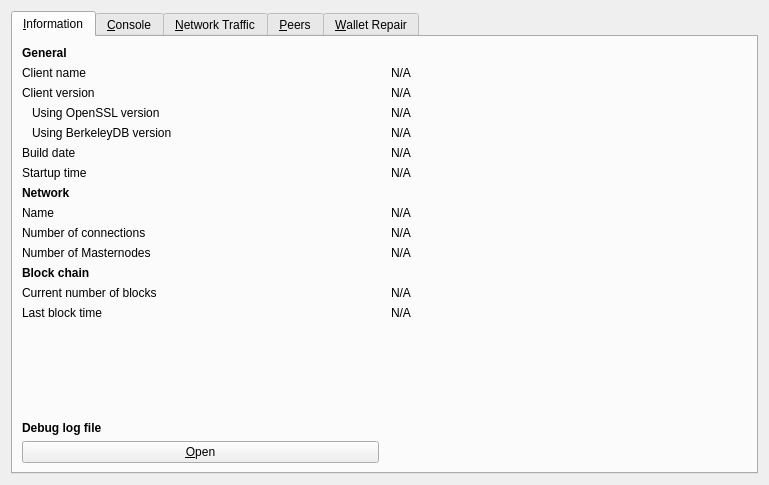
<?xml version="1.0" encoding="UTF-8"?>
<ui version="4.0">
 <class>RPCConsole</class>
 <widget class="QDialog" name="RPCConsole">
  <property name="geometry">
   <rect>
    <x>0</x>
    <y>0</y>
    <width>769</width>
    <height>485</height>
   </rect>
  </property>
  <property name="windowTitle">
   <string>Tools window</string>
  </property>
  <layout class="QVBoxLayout" name="verticalLayout_2">
   <item>
    <widget class="QTabWidget" name="tabWidget">
     <property name="currentIndex">
      <number>0</number>
     </property>
     <widget class="QWidget" name="tab_info">
      <attribute name="title">
       <string>&amp;Information</string>
      </attribute>
      <layout class="QGridLayout" name="gridLayout" columnstretch="0,0">
       <property name="horizontalSpacing">
        <number>12</number>
       </property>
       <item row="11" column="0">
        <widget class="QLabel" name="blockchainHeader">
         <property name="font">
          <font>
           <weight>75</weight>
           <bold>true</bold>
          </font>
         </property>
         <property name="text">
          <string>Block chain</string>
         </property>
        </widget>
       </item>
       <item row="10" column="1">
        <widget class="QLabel" name="masternodeCount">
         <property name="text">
          <string>N/A</string>
         </property>
        </widget>
       </item>
       <item row="1" column="1">
        <widget class="QLabel" name="clientName">
         <property name="cursor">
          <cursorShape>IBeamCursor</cursorShape>
         </property>
         <property name="text">
          <string>N/A</string>
         </property>
         <property name="textFormat">
          <enum>Qt::PlainText</enum>
         </property>
         <property name="textInteractionFlags">
          <set>Qt::LinksAccessibleByMouse|Qt::TextSelectableByKeyboard|Qt::TextSelectableByMouse</set>
         </property>
        </widget>
       </item>
       <item row="0" column="0">
        <widget class="QLabel" name="generalHeader">
         <property name="font">
          <font>
           <weight>75</weight>
           <bold>true</bold>
          </font>
         </property>
         <property name="text">
          <string>General</string>
         </property>
        </widget>
       </item>
       <item row="1" column="0">
        <widget class="QLabel" name="clientNameLabel">
         <property name="text">
          <string>Client name</string>
         </property>
        </widget>
       </item>
       <item row="3" column="1">
        <widget class="QLabel" name="openSSLVersion">
         <property name="cursor">
          <cursorShape>IBeamCursor</cursorShape>
         </property>
         <property name="text">
          <string>N/A</string>
         </property>
         <property name="textFormat">
          <enum>Qt::PlainText</enum>
         </property>
         <property name="textInteractionFlags">
          <set>Qt::LinksAccessibleByMouse|Qt::TextSelectableByKeyboard|Qt::TextSelectableByMouse</set>
         </property>
        </widget>
       </item>
       <item row="5" column="0">
        <widget class="QLabel" name="buildDateLabel">
         <property name="text">
          <string>Build date</string>
         </property>
        </widget>
       </item>
       <item row="9" column="0">
        <widget class="QLabel" name="numberOfConnectionsLabel">
         <property name="text">
          <string>Number of connections</string>
         </property>
        </widget>
       </item>
       <item row="4" column="1">
        <widget class="QLabel" name="berkeleyDBVersion">
         <property name="cursor">
          <cursorShape>IBeamCursor</cursorShape>
         </property>
         <property name="text">
          <string>N/A</string>
         </property>
         <property name="textFormat">
          <enum>Qt::PlainText</enum>
         </property>
         <property name="textInteractionFlags">
          <set>Qt::LinksAccessibleByMouse|Qt::TextSelectableByKeyboard|Qt::TextSelectableByMouse</set>
         </property>
        </widget>
       </item>
       <item row="6" column="0">
        <widget class="QLabel" name="startupTimeLabel">
         <property name="text">
          <string>Startup time</string>
         </property>
        </widget>
       </item>
       <item row="9" column="1">
        <widget class="QLabel" name="numberOfConnections">
         <property name="cursor">
          <cursorShape>IBeamCursor</cursorShape>
         </property>
         <property name="text">
          <string>N/A</string>
         </property>
         <property name="textFormat">
          <enum>Qt::PlainText</enum>
         </property>
         <property name="textInteractionFlags">
          <set>Qt::LinksAccessibleByMouse|Qt::TextSelectableByKeyboard|Qt::TextSelectableByMouse</set>
         </property>
        </widget>
       </item>
       <item row="12" column="0">
        <widget class="QLabel" name="numberOfBlocksLabel">
         <property name="text">
          <string>Current number of blocks</string>
         </property>
        </widget>
       </item>
       <item row="12" column="1">
        <widget class="QLabel" name="numberOfBlocks">
         <property name="cursor">
          <cursorShape>IBeamCursor</cursorShape>
         </property>
         <property name="text">
          <string>N/A</string>
         </property>
         <property name="textFormat">
          <enum>Qt::PlainText</enum>
         </property>
         <property name="textInteractionFlags">
          <set>Qt::LinksAccessibleByMouse|Qt::TextSelectableByKeyboard|Qt::TextSelectableByMouse</set>
         </property>
        </widget>
       </item>
       <item row="13" column="0">
        <widget class="QLabel" name="lastBlockTimeLabel">
         <property name="text">
          <string>Last block time</string>
         </property>
        </widget>
       </item>
       <item row="16" column="0">
        <widget class="QPushButton" name="openDebugLogfileButton">
         <property name="toolTip">
          <string>Open the DarkNet debug log file from the current data directory. This can take a few seconds for large log files.</string>
         </property>
         <property name="text">
          <string>&amp;Open</string>
         </property>
         <property name="autoDefault">
          <bool>false</bool>
         </property>
        </widget>
       </item>
       <item row="15" column="0">
        <widget class="QLabel" name="debugLogFileHeader">
         <property name="font">
          <font>
           <weight>75</weight>
           <bold>true</bold>
          </font>
         </property>
         <property name="text">
          <string>Debug log file</string>
         </property>
        </widget>
       </item>
       <item row="14" column="0">
        <spacer name="verticalSpacer_2">
         <property name="orientation">
          <enum>Qt::Vertical</enum>
         </property>
         <property name="sizeHint" stdset="0">
          <size>
           <width>20</width>
           <height>20</height>
          </size>
         </property>
        </spacer>
       </item>
       <item row="13" column="1">
        <widget class="QLabel" name="lastBlockTime">
         <property name="cursor">
          <cursorShape>IBeamCursor</cursorShape>
         </property>
         <property name="text">
          <string>N/A</string>
         </property>
         <property name="textFormat">
          <enum>Qt::PlainText</enum>
         </property>
         <property name="textInteractionFlags">
          <set>Qt::LinksAccessibleByMouse|Qt::TextSelectableByKeyboard|Qt::TextSelectableByMouse</set>
         </property>
        </widget>
       </item>
       <item row="2" column="0">
        <widget class="QLabel" name="clientVersionLabel">
         <property name="text">
          <string>Client version</string>
         </property>
        </widget>
       </item>
       <item row="2" column="1">
        <widget class="QLabel" name="clientVersion">
         <property name="cursor">
          <cursorShape>IBeamCursor</cursorShape>
         </property>
         <property name="text">
          <string>N/A</string>
         </property>
         <property name="textFormat">
          <enum>Qt::PlainText</enum>
         </property>
         <property name="textInteractionFlags">
          <set>Qt::LinksAccessibleByMouse|Qt::TextSelectableByKeyboard|Qt::TextSelectableByMouse</set>
         </property>
        </widget>
       </item>
       <item row="7" column="0">
        <widget class="QLabel" name="networkHeader">
         <property name="font">
          <font>
           <weight>75</weight>
           <bold>true</bold>
          </font>
         </property>
         <property name="text">
          <string>Network</string>
         </property>
        </widget>
       </item>
       <item row="8" column="0">
        <widget class="QLabel" name="networkNameLabel">
         <property name="text">
          <string>Name</string>
         </property>
        </widget>
       </item>
       <item row="6" column="1">
        <widget class="QLabel" name="startupTime">
         <property name="cursor">
          <cursorShape>IBeamCursor</cursorShape>
         </property>
         <property name="text">
          <string>N/A</string>
         </property>
         <property name="textFormat">
          <enum>Qt::PlainText</enum>
         </property>
         <property name="textInteractionFlags">
          <set>Qt::LinksAccessibleByMouse|Qt::TextSelectableByKeyboard|Qt::TextSelectableByMouse</set>
         </property>
        </widget>
       </item>
       <item row="3" column="0">
        <widget class="QLabel" name="openSSLVersionLabel">
         <property name="text">
          <string>Using OpenSSL version</string>
         </property>
         <property name="indent">
          <number>10</number>
         </property>
        </widget>
       </item>
       <item row="8" column="1">
        <widget class="QLabel" name="networkName">
         <property name="cursor">
          <cursorShape>IBeamCursor</cursorShape>
         </property>
         <property name="text">
          <string>N/A</string>
         </property>
         <property name="textFormat">
          <enum>Qt::PlainText</enum>
         </property>
         <property name="textInteractionFlags">
          <set>Qt::LinksAccessibleByMouse|Qt::TextSelectableByKeyboard|Qt::TextSelectableByMouse</set>
         </property>
        </widget>
       </item>
       <item row="10" column="0">
        <widget class="QLabel" name="masternodeCountLabel">
         <property name="text">
          <string>Number of Masternodes</string>
         </property>
        </widget>
       </item>
       <item row="5" column="1">
        <widget class="QLabel" name="buildDate">
         <property name="cursor">
          <cursorShape>IBeamCursor</cursorShape>
         </property>
         <property name="text">
          <string>N/A</string>
         </property>
         <property name="textFormat">
          <enum>Qt::PlainText</enum>
         </property>
         <property name="textInteractionFlags">
          <set>Qt::LinksAccessibleByMouse|Qt::TextSelectableByKeyboard|Qt::TextSelectableByMouse</set>
         </property>
        </widget>
       </item>
       <item row="4" column="0">
        <widget class="QLabel" name="berkeleyDBVersionLabel">
         <property name="text">
          <string>Using BerkeleyDB version</string>
         </property>
         <property name="indent">
          <number>10</number>
         </property>
        </widget>
       </item>
      </layout>
     </widget>
     <widget class="QWidget" name="tab_console">
      <attribute name="title">
       <string>&amp;Console</string>
      </attribute>
      <layout class="QVBoxLayout" name="verticalLayout_3">
       <property name="spacing">
        <number>3</number>
       </property>
       <item>
        <widget class="QTextEdit" name="messagesWidget">
         <property name="minimumSize">
          <size>
           <width>0</width>
           <height>100</height>
          </size>
         </property>
         <property name="readOnly">
          <bool>true</bool>
         </property>
         <property name="tabKeyNavigation" stdset="0">
          <bool>false</bool>
         </property>
         <property name="columnCount" stdset="0">
          <number>2</number>
         </property>
        </widget>
       </item>
       <item>
        <layout class="QHBoxLayout" name="horizontalLayout">
         <property name="spacing">
          <number>3</number>
         </property>
         <item>
          <widget class="QLabel" name="label">
           <property name="text">
            <string notr="true">&gt;</string>
           </property>
          </widget>
         </item>
         <item>
          <widget class="QLineEdit" name="lineEdit"/>
         </item>
         <item>
          <widget class="QPushButton" name="clearButton">
           <property name="maximumSize">
            <size>
             <width>24</width>
             <height>24</height>
            </size>
           </property>
           <property name="toolTip">
            <string>Clear console</string>
           </property>
           <property name="text">
            <string/>
           </property>
           <property name="icon">
            <iconset resource="../katana.qrc">
             <normaloff>:/icons/remove</normaloff>:/icons/remove</iconset>
           </property>
           <property name="shortcut">
            <string notr="true">Ctrl+L</string>
           </property>
           <property name="autoDefault">
            <bool>false</bool>
           </property>
          </widget>
         </item>
        </layout>
       </item>
      </layout>
     </widget>
     <widget class="QWidget" name="tab_nettraffic">
      <attribute name="title">
       <string>&amp;Network Traffic</string>
      </attribute>
      <layout class="QHBoxLayout" name="horizontalLayout_3">
       <item>
        <layout class="QVBoxLayout" name="verticalLayout_4">
         <item>
          <widget class="TrafficGraphWidget" name="trafficGraph" native="true">
           <property name="sizePolicy">
            <sizepolicy hsizetype="Expanding" vsizetype="Expanding">
             <horstretch>0</horstretch>
             <verstretch>0</verstretch>
            </sizepolicy>
           </property>
          </widget>
         </item>
         <item>
          <layout class="QHBoxLayout" name="horizontalLayout_2">
           <item>
            <widget class="QSlider" name="sldGraphRange">
             <property name="minimum">
              <number>1</number>
             </property>
             <property name="maximum">
              <number>288</number>
             </property>
             <property name="pageStep">
              <number>12</number>
             </property>
             <property name="value">
              <number>6</number>
             </property>
             <property name="orientation">
              <enum>Qt::Horizontal</enum>
             </property>
            </widget>
           </item>
           <item>
            <widget class="QLabel" name="lblGraphRange">
             <property name="minimumSize">
              <size>
               <width>100</width>
               <height>0</height>
              </size>
             </property>
             <property name="alignment">
              <set>Qt::AlignCenter</set>
             </property>
            </widget>
           </item>
           <item>
            <widget class="QPushButton" name="btnClearTrafficGraph">
             <property name="text">
              <string>&amp;Clear</string>
             </property>
             <property name="autoDefault">
              <bool>false</bool>
             </property>
            </widget>
           </item>
          </layout>
         </item>
        </layout>
       </item>
       <item>
        <layout class="QVBoxLayout" name="verticalLayout">
         <item>
          <widget class="QGroupBox" name="groupBox">
           <property name="title">
            <string>Totals</string>
           </property>
           <layout class="QVBoxLayout" name="verticalLayout_5">
            <item>
             <layout class="QHBoxLayout" name="horizontalLayout_4">
              <item>
               <widget class="Line" name="line">
                <property name="sizePolicy">
                 <sizepolicy hsizetype="Fixed" vsizetype="Fixed">
                  <horstretch>0</horstretch>
                  <verstretch>0</verstretch>
                 </sizepolicy>
                </property>
                <property name="minimumSize">
                 <size>
                  <width>10</width>
                  <height>0</height>
                 </size>
                </property>
                <property name="palette">
                 <palette>
                  <active>
                   <colorrole role="Light">
                    <brush brushstyle="SolidPattern">
                     <color alpha="255">
                      <red>0</red>
                      <green>255</green>
                      <blue>0</blue>
                     </color>
                    </brush>
                   </colorrole>
                  </active>
                  <inactive>
                   <colorrole role="Light">
                    <brush brushstyle="SolidPattern">
                     <color alpha="255">
                      <red>0</red>
                      <green>255</green>
                      <blue>0</blue>
                     </color>
                    </brush>
                   </colorrole>
                  </inactive>
                  <disabled>
                   <colorrole role="Light">
                    <brush brushstyle="SolidPattern">
                     <color alpha="255">
                      <red>0</red>
                      <green>255</green>
                      <blue>0</blue>
                     </color>
                    </brush>
                   </colorrole>
                  </disabled>
                 </palette>
                </property>
                <property name="orientation">
                 <enum>Qt::Horizontal</enum>
                </property>
               </widget>
              </item>
              <item>
               <widget class="QLabel" name="label_16">
                <property name="text">
                 <string>Received</string>
                </property>
               </widget>
              </item>
              <item>
               <widget class="QLabel" name="lblBytesIn">
                <property name="minimumSize">
                 <size>
                  <width>50</width>
                  <height>0</height>
                 </size>
                </property>
                <property name="alignment">
                 <set>Qt::AlignRight|Qt::AlignTrailing|Qt::AlignVCenter</set>
                </property>
               </widget>
              </item>
             </layout>
            </item>
            <item>
             <layout class="QHBoxLayout" name="horizontalLayout_5">
              <item>
               <widget class="Line" name="line_2">
                <property name="sizePolicy">
                 <sizepolicy hsizetype="Fixed" vsizetype="Fixed">
                  <horstretch>0</horstretch>
                  <verstretch>0</verstretch>
                 </sizepolicy>
                </property>
                <property name="minimumSize">
                 <size>
                  <width>10</width>
                  <height>0</height>
                 </size>
                </property>
                <property name="palette">
                 <palette>
                  <active>
                   <colorrole role="Light">
                    <brush brushstyle="SolidPattern">
                     <color alpha="255">
                      <red>255</red>
                      <green>0</green>
                      <blue>0</blue>
                     </color>
                    </brush>
                   </colorrole>
                  </active>
                  <inactive>
                   <colorrole role="Light">
                    <brush brushstyle="SolidPattern">
                     <color alpha="255">
                      <red>255</red>
                      <green>0</green>
                      <blue>0</blue>
                     </color>
                    </brush>
                   </colorrole>
                  </inactive>
                  <disabled>
                   <colorrole role="Light">
                    <brush brushstyle="SolidPattern">
                     <color alpha="255">
                      <red>255</red>
                      <green>0</green>
                      <blue>0</blue>
                     </color>
                    </brush>
                   </colorrole>
                  </disabled>
                 </palette>
                </property>
                <property name="orientation">
                 <enum>Qt::Horizontal</enum>
                </property>
               </widget>
              </item>
              <item>
               <widget class="QLabel" name="label_17">
                <property name="text">
                 <string>Sent</string>
                </property>
               </widget>
              </item>
              <item>
               <widget class="QLabel" name="lblBytesOut">
                <property name="minimumSize">
                 <size>
                  <width>50</width>
                  <height>0</height>
                 </size>
                </property>
                <property name="alignment">
                 <set>Qt::AlignRight|Qt::AlignTrailing|Qt::AlignVCenter</set>
                </property>
               </widget>
              </item>
             </layout>
            </item>
            <item>
             <spacer name="verticalSpacer_4">
              <property name="orientation">
               <enum>Qt::Vertical</enum>
              </property>
              <property name="sizeHint" stdset="0">
               <size>
                <width>20</width>
                <height>407</height>
               </size>
              </property>
             </spacer>
            </item>
           </layout>
          </widget>
         </item>
        </layout>
       </item>
      </layout>
     </widget>
     <widget class="QWidget" name="tab_peers">
      <attribute name="title">
       <string>&amp;Peers</string>
      </attribute>
      <layout class="QGridLayout" name="gridLayout_2">
       <item row="0" column="0" rowspan="2">
        <widget class="QTableView" name="peerWidget">
         <property name="horizontalScrollBarPolicy">
          <enum>Qt::ScrollBarAsNeeded</enum>
         </property>
         <property name="sortingEnabled">
          <bool>true</bool>
         </property>
         <attribute name="horizontalHeaderHighlightSections">
          <bool>false</bool>
         </attribute>
        </widget>
       </item>
       <item row="0" column="1">
        <widget class="QLabel" name="peerHeading">
         <property name="sizePolicy">
          <sizepolicy hsizetype="Preferred" vsizetype="Minimum">
           <horstretch>0</horstretch>
           <verstretch>0</verstretch>
          </sizepolicy>
         </property>
         <property name="minimumSize">
          <size>
           <width>300</width>
           <height>32</height>
          </size>
         </property>
         <property name="font">
          <font>
           <pointsize>10</pointsize>
           <weight>75</weight>
           <bold>true</bold>
          </font>
         </property>
         <property name="cursor">
          <cursorShape>IBeamCursor</cursorShape>
         </property>
         <property name="text">
          <string>Select a peer to view detailed information.</string>
         </property>
         <property name="alignment">
          <set>Qt::AlignCenter</set>
         </property>
         <property name="wordWrap">
          <bool>true</bool>
         </property>
         <property name="textInteractionFlags">
          <set>Qt::LinksAccessibleByMouse|Qt::TextSelectableByKeyboard|Qt::TextSelectableByMouse</set>
         </property>
        </widget>
       </item>
       <item row="1" column="1">
        <widget class="QWidget" name="detailWidget" native="true">
         <property name="minimumSize">
          <size>
           <width>300</width>
           <height>0</height>
          </size>
         </property>
         <layout class="QGridLayout" name="gridLayout_3">
          <item row="0" column="0">
           <widget class="QLabel" name="label_23">
            <property name="text">
             <string>Direction</string>
            </property>
           </widget>
          </item>
          <item row="0" column="2">
           <widget class="QLabel" name="peerDirection">
            <property name="cursor">
             <cursorShape>IBeamCursor</cursorShape>
            </property>
            <property name="text">
             <string>N/A</string>
            </property>
            <property name="textFormat">
             <enum>Qt::PlainText</enum>
            </property>
            <property name="textInteractionFlags">
             <set>Qt::LinksAccessibleByMouse|Qt::TextSelectableByKeyboard|Qt::TextSelectableByMouse</set>
            </property>
           </widget>
          </item>
          <item row="1" column="0">
           <widget class="QLabel" name="label_21">
            <property name="text">
             <string>Version</string>
            </property>
           </widget>
          </item>
          <item row="1" column="2">
           <widget class="QLabel" name="peerVersion">
            <property name="cursor">
             <cursorShape>IBeamCursor</cursorShape>
            </property>
            <property name="text">
             <string>N/A</string>
            </property>
            <property name="textFormat">
             <enum>Qt::PlainText</enum>
            </property>
            <property name="textInteractionFlags">
             <set>Qt::LinksAccessibleByMouse|Qt::TextSelectableByKeyboard|Qt::TextSelectableByMouse</set>
            </property>
           </widget>
          </item>
          <item row="2" column="0">
           <widget class="QLabel" name="label_28">
            <property name="text">
             <string>User Agent</string>
            </property>
           </widget>
          </item>
          <item row="2" column="2">
           <widget class="QLabel" name="peerSubversion">
            <property name="cursor">
             <cursorShape>IBeamCursor</cursorShape>
            </property>
            <property name="text">
             <string>N/A</string>
            </property>
            <property name="textFormat">
             <enum>Qt::PlainText</enum>
            </property>
            <property name="textInteractionFlags">
             <set>Qt::LinksAccessibleByMouse|Qt::TextSelectableByKeyboard|Qt::TextSelectableByMouse</set>
            </property>
           </widget>
          </item>
          <item row="3" column="0">
           <widget class="QLabel" name="label_4">
            <property name="text">
             <string>Services</string>
            </property>
           </widget>
          </item>
          <item row="3" column="2">
           <widget class="QLabel" name="peerServices">
            <property name="cursor">
             <cursorShape>IBeamCursor</cursorShape>
            </property>
            <property name="text">
             <string>N/A</string>
            </property>
            <property name="textFormat">
             <enum>Qt::PlainText</enum>
            </property>
            <property name="textInteractionFlags">
             <set>Qt::LinksAccessibleByMouse|Qt::TextSelectableByKeyboard|Qt::TextSelectableByMouse</set>
            </property>
           </widget>
          </item>
          <item row="5" column="0">
           <widget class="QLabel" name="label_29">
            <property name="text">
             <string>Starting Height</string>
            </property>
           </widget>
          </item>
          <item row="5" column="2">
           <widget class="QLabel" name="peerHeight">
            <property name="cursor">
             <cursorShape>IBeamCursor</cursorShape>
            </property>
            <property name="text">
             <string>N/A</string>
            </property>
            <property name="textFormat">
             <enum>Qt::PlainText</enum>
            </property>
            <property name="textInteractionFlags">
             <set>Qt::LinksAccessibleByMouse|Qt::TextSelectableByKeyboard|Qt::TextSelectableByMouse</set>
            </property>
           </widget>
          </item>
          <item row="6" column="0">
           <widget class="QLabel" name="label_27">
            <property name="text">
             <string>Sync Height</string>
            </property>
           </widget>
          </item>
          <item row="6" column="2">
           <widget class="QLabel" name="peerSyncHeight">
            <property name="cursor">
             <cursorShape>IBeamCursor</cursorShape>
            </property>
            <property name="text">
             <string>N/A</string>
            </property>
            <property name="textFormat">
             <enum>Qt::PlainText</enum>
            </property>
            <property name="textInteractionFlags">
             <set>Qt::LinksAccessibleByMouse|Qt::TextSelectableByKeyboard|Qt::TextSelectableByMouse</set>
            </property>
           </widget>
          </item>
          <item row="7" column="0">
           <widget class="QLabel" name="label_24">
            <property name="text">
             <string>Ban Score</string>
            </property>
           </widget>
          </item>
          <item row="7" column="2">
           <widget class="QLabel" name="peerBanScore">
            <property name="cursor">
             <cursorShape>IBeamCursor</cursorShape>
            </property>
            <property name="text">
             <string>N/A</string>
            </property>
            <property name="textFormat">
             <enum>Qt::PlainText</enum>
            </property>
            <property name="textInteractionFlags">
             <set>Qt::LinksAccessibleByMouse|Qt::TextSelectableByKeyboard|Qt::TextSelectableByMouse</set>
            </property>
           </widget>
          </item>
          <item row="8" column="0">
           <widget class="QLabel" name="label_22">
            <property name="text">
             <string>Connection Time</string>
            </property>
           </widget>
          </item>
          <item row="8" column="2">
           <widget class="QLabel" name="peerConnTime">
            <property name="cursor">
             <cursorShape>IBeamCursor</cursorShape>
            </property>
            <property name="text">
             <string>N/A</string>
            </property>
            <property name="textFormat">
             <enum>Qt::PlainText</enum>
            </property>
            <property name="textInteractionFlags">
             <set>Qt::LinksAccessibleByMouse|Qt::TextSelectableByKeyboard|Qt::TextSelectableByMouse</set>
            </property>
           </widget>
          </item>
          <item row="9" column="0">
           <widget class="QLabel" name="label_15">
            <property name="text">
             <string>Last Send</string>
            </property>
           </widget>
          </item>
          <item row="9" column="2">
           <widget class="QLabel" name="peerLastSend">
            <property name="cursor">
             <cursorShape>IBeamCursor</cursorShape>
            </property>
            <property name="text">
             <string>N/A</string>
            </property>
            <property name="textFormat">
             <enum>Qt::PlainText</enum>
            </property>
            <property name="textInteractionFlags">
             <set>Qt::LinksAccessibleByMouse|Qt::TextSelectableByKeyboard|Qt::TextSelectableByMouse</set>
            </property>
           </widget>
          </item>
          <item row="10" column="0">
           <widget class="QLabel" name="label_19">
            <property name="text">
             <string>Last Receive</string>
            </property>
           </widget>
          </item>
          <item row="10" column="2">
           <widget class="QLabel" name="peerLastRecv">
            <property name="cursor">
             <cursorShape>IBeamCursor</cursorShape>
            </property>
            <property name="text">
             <string>N/A</string>
            </property>
            <property name="textFormat">
             <enum>Qt::PlainText</enum>
            </property>
            <property name="textInteractionFlags">
             <set>Qt::LinksAccessibleByMouse|Qt::TextSelectableByKeyboard|Qt::TextSelectableByMouse</set>
            </property>
           </widget>
          </item>
          <item row="11" column="0">
           <widget class="QLabel" name="label_18">
            <property name="text">
             <string>Bytes Sent</string>
            </property>
           </widget>
          </item>
          <item row="11" column="2">
           <widget class="QLabel" name="peerBytesSent">
            <property name="cursor">
             <cursorShape>IBeamCursor</cursorShape>
            </property>
            <property name="text">
             <string>N/A</string>
            </property>
            <property name="textFormat">
             <enum>Qt::PlainText</enum>
            </property>
            <property name="textInteractionFlags">
             <set>Qt::LinksAccessibleByMouse|Qt::TextSelectableByKeyboard|Qt::TextSelectableByMouse</set>
            </property>
           </widget>
          </item>
          <item row="12" column="0">
           <widget class="QLabel" name="label_20">
            <property name="text">
             <string>Bytes Received</string>
            </property>
           </widget>
          </item>
          <item row="12" column="2">
           <widget class="QLabel" name="peerBytesRecv">
            <property name="cursor">
             <cursorShape>IBeamCursor</cursorShape>
            </property>
            <property name="text">
             <string>N/A</string>
            </property>
            <property name="textFormat">
             <enum>Qt::PlainText</enum>
            </property>
            <property name="textInteractionFlags">
             <set>Qt::LinksAccessibleByMouse|Qt::TextSelectableByKeyboard|Qt::TextSelectableByMouse</set>
            </property>
           </widget>
          </item>
          <item row="13" column="0">
           <widget class="QLabel" name="label_26">
            <property name="text">
             <string>Ping Time</string>
            </property>
           </widget>
          </item>
          <item row="13" column="2">
           <widget class="QLabel" name="peerPingTime">
            <property name="cursor">
             <cursorShape>IBeamCursor</cursorShape>
            </property>
            <property name="text">
             <string>N/A</string>
            </property>
            <property name="textFormat">
             <enum>Qt::PlainText</enum>
            </property>
            <property name="textInteractionFlags">
             <set>Qt::LinksAccessibleByMouse|Qt::TextSelectableByKeyboard|Qt::TextSelectableByMouse</set>
            </property>
           </widget>
          </item>
          <item row="14" column="1">
           <spacer name="verticalSpacer_3">
            <property name="orientation">
             <enum>Qt::Vertical</enum>
            </property>
            <property name="sizeHint" stdset="0">
             <size>
              <width>20</width>
              <height>40</height>
             </size>
            </property>
           </spacer>
          </item>
         </layout>
        </widget>
       </item>
      </layout>
     </widget>
     <widget class="QWidget" name="tab_repair">
      <attribute name="title">
       <string>&amp;Wallet Repair</string>
      </attribute>
      <widget class="QPushButton" name="btn_salvagewallet">
       <property name="geometry">
        <rect>
         <x>10</x>
         <y>90</y>
         <width>301</width>
         <height>23</height>
        </rect>
       </property>
       <property name="minimumSize">
        <size>
         <width>180</width>
         <height>23</height>
        </size>
       </property>
       <property name="text">
        <string>Salvage wallet</string>
       </property>
      </widget>
      <widget class="QPushButton" name="btn_rescan">
       <property name="geometry">
        <rect>
         <x>10</x>
         <y>140</y>
         <width>301</width>
         <height>23</height>
        </rect>
       </property>
       <property name="minimumSize">
        <size>
         <width>180</width>
         <height>23</height>
        </size>
       </property>
       <property name="text">
        <string>Rescan blockchain files</string>
       </property>
      </widget>
      <widget class="QPushButton" name="btn_zapwallettxes1">
       <property name="geometry">
        <rect>
         <x>10</x>
         <y>190</y>
         <width>301</width>
         <height>23</height>
        </rect>
       </property>
       <property name="minimumSize">
        <size>
         <width>180</width>
         <height>23</height>
        </size>
       </property>
       <property name="text">
        <string>Recover transactions 1</string>
       </property>
      </widget>
      <widget class="QPushButton" name="btn_zapwallettxes2">
       <property name="geometry">
        <rect>
         <x>10</x>
         <y>240</y>
         <width>301</width>
         <height>23</height>
        </rect>
       </property>
       <property name="minimumSize">
        <size>
         <width>180</width>
         <height>23</height>
        </size>
       </property>
       <property name="text">
        <string>Recover transactions 2</string>
       </property>
      </widget>
      <widget class="QPushButton" name="btn_upgradewallet">
       <property name="geometry">
        <rect>
         <x>10</x>
         <y>290</y>
         <width>301</width>
         <height>23</height>
        </rect>
       </property>
       <property name="minimumSize">
        <size>
         <width>180</width>
         <height>23</height>
        </size>
       </property>
       <property name="text">
        <string>Upgrade wallet format</string>
       </property>
      </widget>
      <widget class="QLabel" name="label_repair_helptext">
       <property name="geometry">
        <rect>
         <x>10</x>
         <y>30</y>
         <width>711</width>
         <height>41</height>
        </rect>
       </property>
       <property name="font">
        <font>
         <weight>50</weight>
         <bold>false</bold>
        </font>
       </property>
       <property name="text">
        <string>The buttons below will restart the wallet with command-line options to repair the wallet, fix issues with corrupt blockhain files or missing/obsolete transactions.</string>
       </property>
       <property name="wordWrap">
        <bool>true</bool>
       </property>
      </widget>
      <widget class="QLabel" name="label_repair_salvage">
       <property name="geometry">
        <rect>
         <x>330</x>
         <y>80</y>
         <width>411</width>
         <height>41</height>
        </rect>
       </property>
       <property name="text">
        <string>-salvagewallet: Attempt to recover private keys from a corrupt wallet.dat.</string>
       </property>
       <property name="wordWrap">
        <bool>true</bool>
       </property>
      </widget>
      <widget class="QLabel" name="label_repair_rescan">
       <property name="geometry">
        <rect>
         <x>330</x>
         <y>129</y>
         <width>411</width>
         <height>41</height>
        </rect>
       </property>
       <property name="text">
        <string>-rescan: Rescan the block chain for missing wallet transactions.</string>
       </property>
       <property name="wordWrap">
        <bool>true</bool>
       </property>
      </widget>
      <widget class="QLabel" name="label_repair_zap1">
       <property name="geometry">
        <rect>
         <x>330</x>
         <y>179</y>
         <width>411</width>
         <height>41</height>
        </rect>
       </property>
       <property name="text">
        <string>-zapwallettxes=1: Recover transactions from blockchain (keep meta-data, e.g. account owner).</string>
       </property>
       <property name="wordWrap">
        <bool>true</bool>
       </property>
      </widget>
      <widget class="QLabel" name="label_repair_zap2">
       <property name="geometry">
        <rect>
         <x>330</x>
         <y>229</y>
         <width>411</width>
         <height>41</height>
        </rect>
       </property>
       <property name="text">
        <string>-zapwallettxes=2: Recover transactions from blockchain (drop meta-data).</string>
       </property>
       <property name="wordWrap">
        <bool>true</bool>
       </property>
      </widget>
      <widget class="QLabel" name="label_repair_upgrade">
       <property name="geometry">
        <rect>
         <x>330</x>
         <y>279</y>
         <width>411</width>
         <height>41</height>
        </rect>
       </property>
       <property name="text">
        <string>-upgradewallet: Upgrade wallet to latest format on startup. (Note: this is NOT an update of the wallet itself!)</string>
       </property>
       <property name="wordWrap">
        <bool>true</bool>
       </property>
      </widget>
      <widget class="QLabel" name="label_repair_header">
       <property name="geometry">
        <rect>
         <x>10</x>
         <y>10</y>
         <width>711</width>
         <height>16</height>
        </rect>
       </property>
       <property name="font">
        <font>
         <pointsize>10</pointsize>
         <weight>75</weight>
         <bold>true</bold>
        </font>
       </property>
       <property name="text">
        <string>Wallet repair options.</string>
       </property>
       <property name="wordWrap">
        <bool>true</bool>
       </property>
      </widget>
      <widget class="QPushButton" name="btn_reindex">
       <property name="geometry">
        <rect>
         <x>10</x>
         <y>340</y>
         <width>301</width>
         <height>23</height>
        </rect>
       </property>
       <property name="text">
        <string>Rebuild index</string>
       </property>
      </widget>
      <widget class="QLabel" name="label_repair_reindex">
       <property name="geometry">
        <rect>
         <x>330</x>
         <y>330</y>
         <width>411</width>
         <height>41</height>
        </rect>
       </property>
       <property name="text">
        <string>-reindex: Rebuild block chain index from current blk000??.dat files.</string>
       </property>
       <property name="wordWrap">
        <bool>true</bool>
       </property>
      </widget>
     </widget>
    </widget>
   </item>
  </layout>
 </widget>
 <customwidgets>
  <customwidget>
   <class>TrafficGraphWidget</class>
   <extends>QWidget</extends>
   <header>trafficgraphwidget.h</header>
   <container>1</container>
   <slots>
    <slot>clear()</slot>
   </slots>
  </customwidget>
 </customwidgets>
 <resources>
  <include location="../katana.qrc"/>
 </resources>
 <connections/>
</ui>
